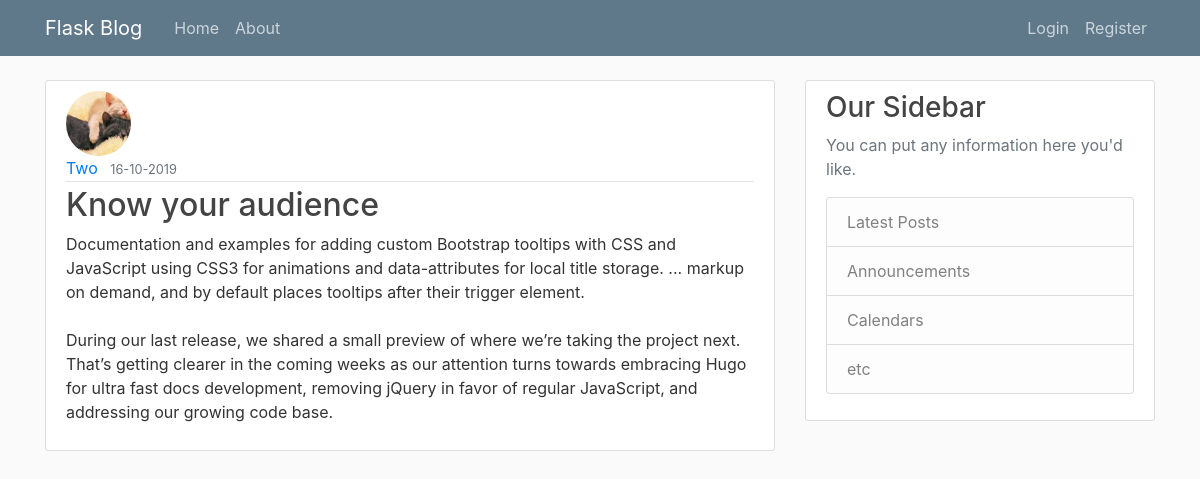
The app's page /post/4 with its own data.
### flaskblog/modle.py (models this page shows, shortened)
class User(db.Model, UserMixin):
  id = db.Column(db.Integer, primary_key=True)
  username = db.Column(db.String(20), unique=True, nullable=False)
  email = db.Column(db.String(120), unique=True, nullable=False)
  password = db.Column(db.String(60), nullable=False)
  img_file = db.Column(db.String(20), nullable=False, default='default.jpg')
  posts = db.relationship('Post', backref='author', lazy=True)

class Post(db.Model):
  id = db.Column(db.Integer, primary_key=True)
  title = db.Column(db.String(100), nullable=False)
  content = db.Column(db.Text, nullable=False)
  post_date = db.Column(db.DateTime, nullable=False, default=datetime.utcnow)
  user_id = db.Column(db.Integer, db.ForeignKey('user.id'), nullable=False)

### flaskblog/posts/route.py (the view)
@posts.route('/post/<int:post_id>')
def single_post(post_id):
  from_u_p_page = request.args.get('from_u_p_page') # for redirect user posts page if come form user_post page
  single_post = Post.query.get_or_404(post_id)
  return render_template('single_post.html', title=single_post.title, post=single_post, from_u_p_page=from_u_p_page)

### flaskblog/templates/single_post.html (shortened to what this page needs)
{% extends 'layout.html' %}
{% block main_content %}
    <article class="media content-section">
        <div class="media-body">
            <img alt="" class="rounded-circle article-img" src=" {{ url_for('static', filename='images/'+post.author.img_file) }} ">
                <div class="article-metadata">
                    <a class="mr-2" href=" {{ url_for('users.user_posts', username=post.author.username) }} ">{{ post.author.username }}</a>
                    <small class="text-muted">{{ post.post_date.strftime('%d-%m-%Y') }}</small>
                </div>
                <h2>{{ post.title }}</h2>
                <p class="article-content">{{ post.content }}</p>
            </div>
        </article>
    {% endblock main_content %}

### flaskblog/static/main.css (style rules this page uses)
body { background: #fafafa; color: #333333; margin-top: 5rem; }
h1, h2, h3, h4, h5, h6 { color: #444444; }
.content-section { background: #ffffff; padding: 10px 20px; border: 1px solid #dddddd; border-radius: 3px; margin-bottom: 20px; }
.article-content { white-space: pre-line; }
.article-img { height: 65px; width: 65px; margin-right: 16px; }
.article-metadata { padding-bottom: 1px; margin-bottom: 4px; border-bottom: 1px solid #e3e3e3 }

### records on screen
User: img_file (picture), author.username "Two"
Post: post_date "16-10-2019", title "Know your audience", content "Documentation and examples for adding custom Bootstrap tooltips with CSS and JavaScript using CSS3 for animations and data-attributes for local title storage. ... markup on demand, and by default places tooltips after their trigger element. During our last release, we shared a small preview of where we’re taking the project next. That’s getting clearer in the coming weeks as our attention turns towards embracing Hugo for ultra fast docs development, removing jQuery in favor of regular JavaScript, and addressing our growing code base."
